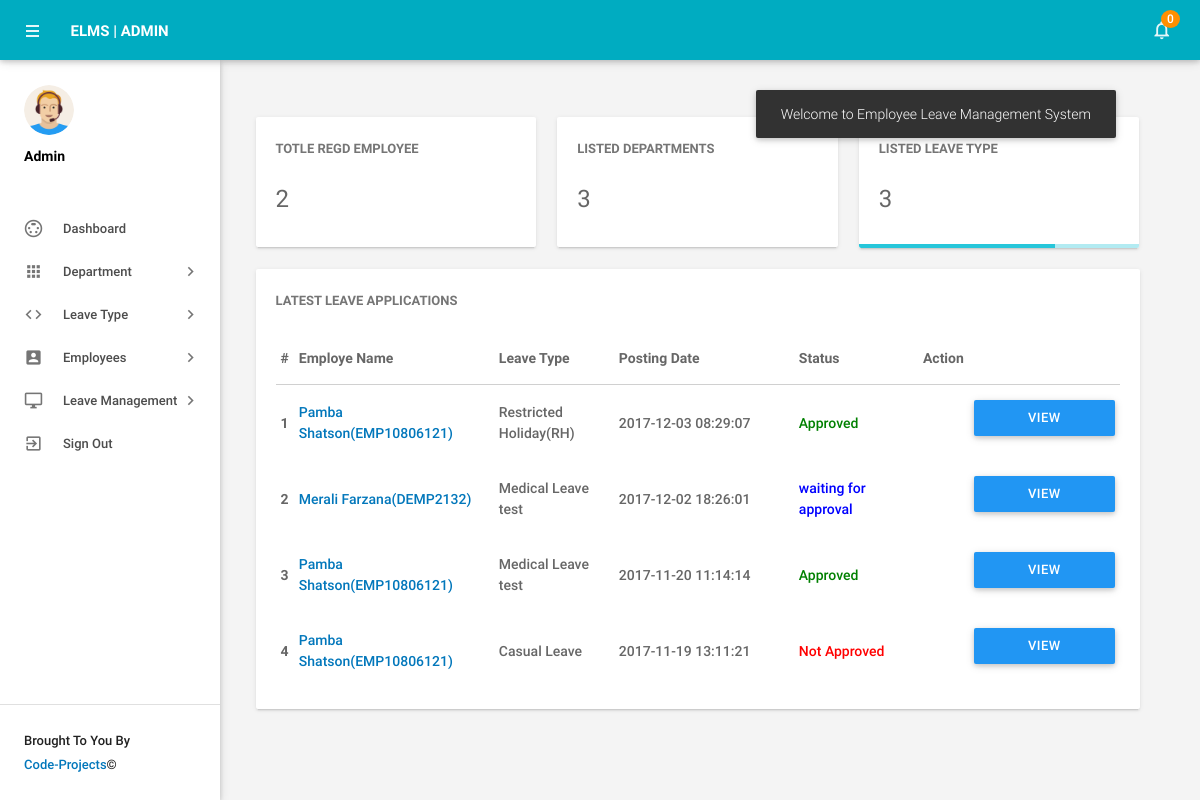
Screenshot of /admin/dashboard.php (signed in) with the database file from the repository.
### tables this page shows
CREATE TABLE IF NOT EXISTS `tblleaves` (
  `id` int(11) NOT NULL,
  `LeaveType` varchar(110) NOT NULL,
  `ToDate` varchar(120) NOT NULL,
  `FromDate` varchar(120) NOT NULL,
  `Description` mediumtext NOT NULL,
  `PostingDate` timestamp NOT NULL DEFAULT CURRENT_TIMESTAMP,
  `AdminRemark` mediumtext,
  `AdminRemarkDate` varchar(120) DEFAULT NULL,
  `Status` int(1) NOT NULL,
  `IsRead` int(1) NOT NULL,
  `empid` int(11) DEFAULT NULL
);

CREATE TABLE IF NOT EXISTS `tblemployees` (
  `id` int(11) NOT NULL,
  `EmpId` varchar(100) NOT NULL,
  `FirstName` varchar(150) NOT NULL,
  `LastName` varchar(150) NOT NULL,
  `EmailId` varchar(200) NOT NULL,
  `Password` varchar(180) NOT NULL,
  `Gender` varchar(100) NOT NULL,
  `Dob` varchar(100) NOT NULL,
  `Department` varchar(255) NOT NULL,
  `Address` varchar(255) NOT NULL,
  `City` varchar(200) NOT NULL,
  `Country` varchar(150) NOT NULL,
  `Phonenumber` char(11) NOT NULL,
  `Status` int(1) NOT NULL,
  `RegDate` timestamp NOT NULL DEFAULT CURRENT_TIMESTAMP
);

### admin/dashboard.php (the view, shortened to what this page needs)
<?php
include('includes/config.php');
if(strlen($_SESSION['alogin'])==0)
    {
header('location:index.php');
}
else{
?>
<!DOCTYPE html>
<html lang="en">
    <head>
        <link type="text/css" rel="stylesheet" href="../assets/plugins/materialize/css/materialize.min.css"/>
        <link href="../assets/plugins/metrojs/MetroJs.min.css" rel="stylesheet">
        <link href="../assets/plugins/weather-icons-master/css/weather-icons.min.css" rel="stylesheet">
        <link href="../assets/css/alpha.min.css" rel="stylesheet" type="text/css"/>
        <link href="../assets/css/custom.css" rel="stylesheet" type="text/css"/>
    </head>
    <body>
           <?php include('includes/header.php');?>
       <?php include('includes/sidebar.php');?>
            <main class="mn-inner">
                <div class="middle-content">
                    <div class="row no-m-t no-m-b">
                    <div class="col s12 m12 l4">
                        <div class="card stats-card">
                            <div class="card-content">
                                <span class="card-title">Totle Regd Employee</span>
                                <span class="stats-counter">
<?php
$sql = "SELECT id from tblemployees";
$query = $dbh -> prepare($sql);
$query->execute();
$empcount=$query->rowCount();
?>
                                    <span class="counter"><?php echo htmlentities($empcount);?></span></span>
                            </div>
                            <div id="sparkline-bar"></div>
                        </div>
                    </div>
                        <div class="col s12 m12 l4">
                        <div class="card stats-card">
                            <div class="card-content">
                                <span class="card-title">Listed Departments </span>
    <?php
$sql = "SELECT id from tbldepartments";
$query = $dbh -> prepare($sql);
$query->execute();
$dptcount=$query->rowCount();
?>
                                <span class="stats-counter"><span class="counter"><?php echo htmlentities($dptcount);?></span></span>
                            </div>
                            <div id="sparkline-line"></div>
                        </div>
                    </div>
                    <div class="col s12 m12 l4">
                        <div class="card stats-card">
                            <div class="card-content">
                                <span class="card-title">Listed leave Type</span>
                                    <?php
$sql = "SELECT id from  tblleavetype";
$query = $dbh -> prepare($sql);
$query->execute();
$leavtypcount=$query->rowCount();
?>
                                <span class="stats-counter"><span class="counter"><?php echo htmlentities($leavtypcount);?></span></span>
                            </div>
                            <div class="progress stats-card-progress">
                                <div class="determinate" style="width: 70%"></div>
                            </div>
                        </div>
                    </div>
                </div>
                    <div class="row no-m-t no-m-b">
                        <div class="col s12 m12 l12">
                            <div class="card invoices-card">
                                <div class="card-content">
                                    <span class="card-title">Latest Leave Applications</span>
                             <table id="example" class="display responsive-table ">
                                    <thead>
                                        <tr>
                                            <th>#</th>
                                            <th width="200">Employe Name</th>
                                            <th width="120">Leave Type</th>
                                             <th width="180">Posting Date</th>
                                            <th>Status</th>
                                            <th align="center">Action</th>
                                        </tr>
                                    </thead>
                                    <tbody>
<?php $sql = "SELECT tblleaves.id as lid,tblemployees.FirstName,tblemployees.LastName,tblemployees.EmpId,tblemployees.id,tblleaves.LeaveType,tblleaves.PostingDate,tblleaves.Status from tblleaves join tblemployees on tblleaves.empid=tblemployees.id order by lid desc limit 6";
$query = $dbh -> prepare($sql);
$query->execute();
$results=$query->fetchAll(PDO::FETCH_OBJ);
$cnt=1;
if($query->rowCount() > 0)
{
foreach($results as $result)
{
      ?>
                                        <tr>
                                            <td> <b><?php echo htmlentities($cnt);?></b></td>
                                              <td><a href="editemployee.php?empid=<?php echo htmlentities($result->id);?>" target="_blank"><?php echo htmlentities($result->FirstName." ".$result->LastName);?>(<?php echo htmlentities($result->EmpId);?>)</a></td>
                                            <td><?php echo htmlentities($result->LeaveType);?></td>
                                            <td><?php echo htmlentities($result->PostingDate);?></td>
                                                                       <td><?php $stats=$result->Status;
if($stats==1){
                                             ?>
                                                 <span style="color: green">Approved</span>
                                                 <?php } if($stats==2)  { ?>
                                                <span style="color: red">Not Approved</span>
                                                 <?php } if($stats==0)  { ?>
 <span style="color: blue">waiting for approval</span>
 <?php } ?>
                                             </td>
          <td>
           <td><a href="leave-details.php?leaveid=<?php echo htmlentities($result->lid);?>" class="waves-effect waves-light btn blue m-b-xs"  > View Details</a></td>
                                    </tr>
                                         <?php $cnt++;} }?>
                                    </tbody>
                                </table>
                                </div>
                            </div>
                        </div>
                    </div>
                </div>
            </main>
        </div>
    </body>
</html>
<?php } ?>

### rows the page displays
tblleaves: tblemployees.FirstName+LastName "Pamba Shatson", tblemployees.EmpId "EMP10806121", LeaveType "Restricted Holiday(RH)", PostingDate "2017-12-03 08:29:07", Status "Approved"
tblleaves: tblemployees.FirstName+LastName "Merali Farzana", tblemployees.EmpId "DEMP2132", LeaveType "Medical Leave test", PostingDate "2017-12-02 18:26:01", Status "waiting for approval"
tblleaves: tblemployees.FirstName+LastName "Pamba Shatson", tblemployees.EmpId "EMP10806121", LeaveType "Medical Leave test", PostingDate "2017-11-20 11:14:14", Status "Approved"
tblleaves: tblemployees.FirstName+LastName "Pamba Shatson", tblemployees.EmpId "EMP10806121", LeaveType "Casual Leave", PostingDate "2017-11-19 13:11:21", Status "Not Approved"

### other values shown
$unreadcount "0"
$empcount "2"
$dptcount "3"
$leavtypcount "3"
